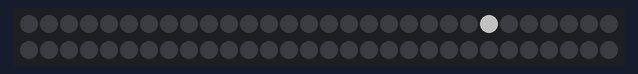
Bench run of a sketch on a simulated Arduino Uno, built with avr-gcc and run on an emulated ATmega328P. On the bench: 60 RGB LEDs in strip order, left to right, continuing on the next row. Dim RGB values are drawn brighter than linear; random numbers use the default seed unless the sketch sets one.

Above: at 0.27 s.
At 8.19 s:
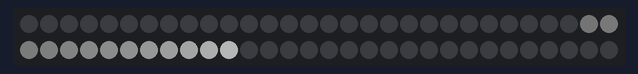
At 12.99 s:
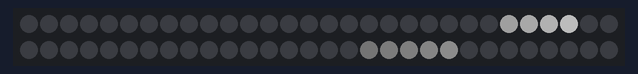
At 17.53 s:
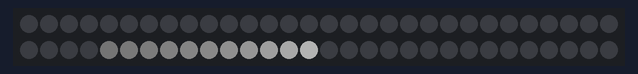
At 27.17 s:
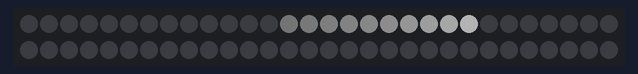
At 37.63 s:
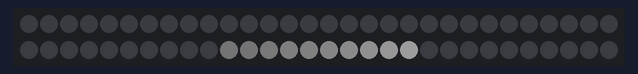

The sketch:

WHITE_SNOWFALL.ino
```cpp
// AUTHOR Eduardo Ortega
// White - snowfall

#include <FastLED.h>
#define NUM_LEDS 60
#define FADE_LOWER_BOUND 60
#define FADE_UPPER_BOUND 100
#define FADE_DELAY_LOWER_BOUND 90
#define FADE_DELAY_UPPER_BOUND 120

CRGBArray<NUM_LEDS> leds;

void setup() {
  FastLED.addLeds<WS2812B,3, GRB>(leds, NUM_LEDS);
}

void loop(){
  //initial_prob_fade, and prob_delay_speed
  long prob_fade = random(FADE_LOWER_BOUND, FADE_UPPER_BOUND);
  long prob_delay_speed = random(FADE_DELAY_LOWER_BOUND, FADE_DELAY_UPPER_BOUND);
  while(1) {
    long snowfall_chance = random(1, 1000);
    long prob_value = 300;
    // establish prob for strike not occuring
    if (snowfall_chance > prob_value) {
      leds.fadeToBlackBy(prob_fade);
      FastLED.delay(prob_delay_speed);
    } else {
      long prob_fade = random(FADE_LOWER_BOUND, FADE_UPPER_BOUND);
      long prob_delay_speed = random(FADE_DELAY_LOWER_BOUND, FADE_DELAY_UPPER_BOUND);
      long prob_brightness = random(70, 150);
      long snow_fall_start = random(0, NUM_LEDS-10);
      long snow_fall_end = random(snow_fall_start, NUM_LEDS-2);
      for(int i = snow_fall_start; i < snow_fall_end; i++) {
        leds.fadeToBlackBy(prob_fade);
        leds[i] = CHSV(100, 0, prob_brightness);
        FastLED.delay(prob_delay_speed);
      }
    }
  }
}
```
